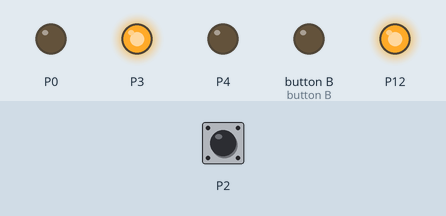
Recording of a program running on a simulated BBC micro:bit (MakeCode). On the bench: output pins drawn as LEDs (lit = HIGH). The inputs (shaded band) are chosen by the test bench; at power-on: P2 LOW.

Above: at 1.2 s.
1.3 s: P2 pulled HIGH for 0.15 s
At 4.9 s:
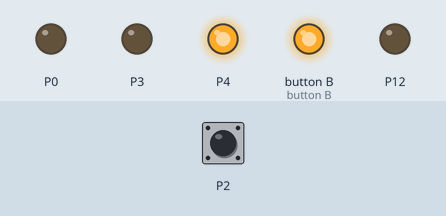
At 12.2 s:
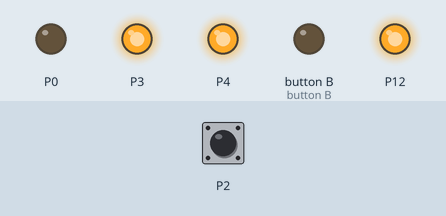
Timing chart, 0 to 12.8 s (numbered marks = the images above; inputs shaded):
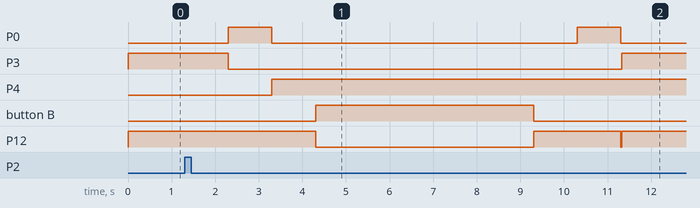

The program:

main.ts
```typescript
basic.forever(function () {
    if (pins.digitalReadPin(DigitalPin.P2) == 1) {
        pins.digitalWritePin(DigitalPin.P12, 1)
        basic.pause(1000)
        pins.digitalWritePin(DigitalPin.P3, 0)
        pins.digitalWritePin(DigitalPin.P0, 1)
        basic.pause(1000)
        pins.digitalWritePin(DigitalPin.P0, 0)
        pins.digitalWritePin(DigitalPin.P4, 1)
        basic.pause(1000)
        pins.digitalWritePin(DigitalPin.P12, 0)
        pins.digitalWritePin(DigitalPin.P11, 1)
        basic.pause(5000)
        pins.digitalWritePin(DigitalPin.P11, 0)
        pins.digitalWritePin(DigitalPin.P12, 1)
        basic.pause(1000)
        pins.digitalWritePin(DigitalPin.P0, 1)
        basic.pause(1000)
        pins.digitalWritePin(DigitalPin.P0, 0)
        pins.digitalWritePin(DigitalPin.P12, 0)
    } else {
        pins.digitalWritePin(DigitalPin.P3, 1)
        pins.digitalWritePin(DigitalPin.P12, 1)
    }
})
```

test.ts
```typescript
// Hier kann man Tests durchführen; diese Datei wird nicht kompiliert, wenn dieses Paket als Erweiterung verwendet wird.
```

Measured:
- after the input at 1.3 s, P0: alternates HIGH for 1.0 s and LOW for 7.0 s, starting after 1.0 s; P3: HIGH → LOW after 1.0 s, → HIGH 9.0 s later; P4: LOW → HIGH after 2.0 s; button B: LOW → HIGH after 3.0 s, → LOW 5.0 s later; P12: HIGH → LOW after 3.0 s, → HIGH 5.0 s later, → LOW 2.0 s later, → HIGH 0.02 s later
